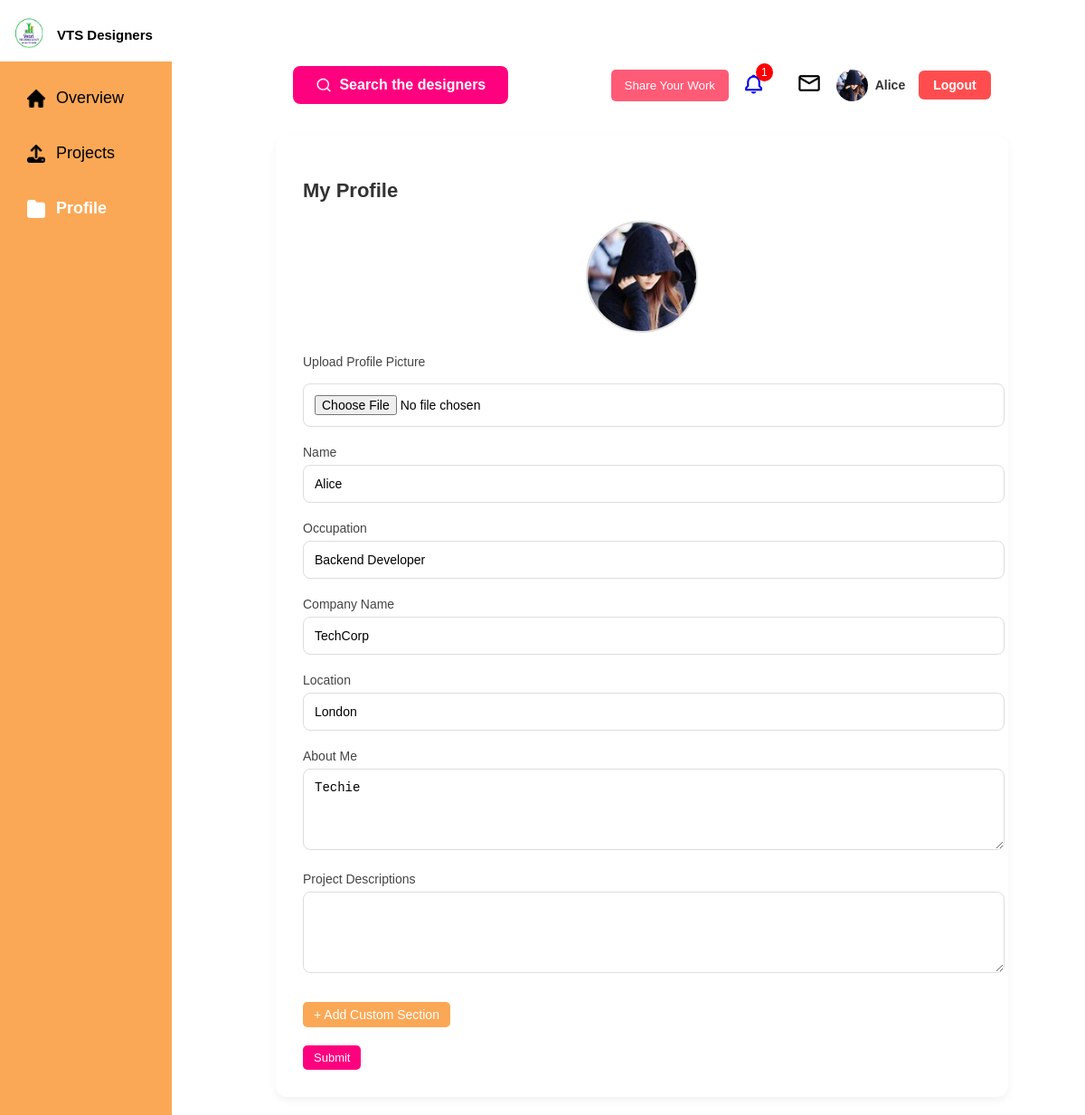
The app's page /profile/ (signed in) with its own data.
### core/models.py (models this page shows)
class PythonUser(AbstractUser):
    location = models.CharField(max_length=100, blank=True)
    company_name = models.CharField(max_length=200, blank=True)
    occupation = models.CharField(max_length=100, blank=True)
    about_me = models.TextField(blank=True)
    followers = models.ManyToManyField('self', symmetrical=False, related_name='following', blank=True)
    profile_pic = models.ImageField(upload_to='profiles/', blank=True, null=True)
    projects_descriptions = models.TextField(blank=True)  # Combined summary
    custom_message = models.CharField(max_length=255, blank=True)
    hired_users = models.ManyToManyField('self', symmetrical=False, related_name='hired_by', blank=True)
    can_add_projects = models.BooleanField(default=True)  # For view-only users

### core/views.py (the view, shortened to what this page needs)
# urls.py: path('profile/', views.user_profile, name='user_profile'),
@login_required
def user_profile(request):
    return render(request, "core/profile.html", {"user": request.user})

### core/context_processors.py (called while the page is built)
def notifications_context(request):
    if request.user.is_authenticated:
        recent_notifications = Notification.objects.filter(user=request.user).order_by('-created_at')[:5]
        notifications_count = recent_notifications.count()
        return {
            'recent_notifications': recent_notifications,
            'notifications_count': notifications_count
        }
    return {}

### core/templates/core/profile.html (shortened to what this page needs)
{% extends 'core/base.html' %}
{% load static %}
{% block extra_css %}
<link rel="stylesheet" href="{% static 'css/profile.css' %}">
{% endblock %}
{% block content %}
<div class="profile-container">
    <h2 class="profile-title">My Profile</h2>
    <form method="post" enctype="multipart/form-data" class="profile-form">
        <div class="profile-pic-section">
            <img src="{% if user.profile_pic %}{{ user.profile_pic.url }}{% else %}{% static 'images/default-avatar.png' %}{% endif %}"
                 alt="Profile Picture" class="profile-pic-preview">
        </div>
<div class="form-group">
    <label for="profile_pic" class="file-label">Upload Profile Picture</label>
    <input type="file" id="profile_pic" name="profile_pic" class="file-input">
</div>
        <div class="form-group">
            <label>Name</label>
            <input type="text" name="username" value="{{ user.username }}" readonly>
        </div>
        <div class="form-group">
            <label>Occupation</label>
            <input type="text" name="occupation" value="{{ user.occupation }}">
        </div>
        <div class="form-group">
            <label>Company Name</label>
            <input type="text" name="company_name" value="{{ user.company_name }}">
        </div>
        <div class="form-group">
            <label>Location</label>
            <input type="text" name="location" value="{{ user.location }}">
        </div>
        <div class="form-group">
            <label>About Me</label>
            <textarea name="about_me" rows="4">{{ user.about_me }}</textarea>
        </div>
        <div class="form-group">
            <label>Project Descriptions</label>
            <textarea name="projects_descriptions" rows="4">{{ user.projects_descriptions }}</textarea>
        </div>
        <div class="form-group custom-section-container">
    <button type="button" id="add-custom-section" class="add-btn">+ Add Custom Section</button>
</div>
        <button type="submit" class="save-btn">Submit</button>
    </form>
</div>
{% endblock %}

### core/templates/core/base.html (shortened to what this page needs)
{% load static %}
<!DOCTYPE html>
<html>
<head>
    <link rel="stylesheet" href="{% static 'css/base.css' %}">
    <link href='https://unpkg.com/boxicons@2.1.4/css/boxicons.min.css' rel='stylesheet'>
    <link rel="stylesheet" href="https://cdnjs.cloudflare.com/ajax/libs/font-awesome/6.5.0/css/all.min.css">
    {% block extra_css %}{% endblock %}
</head>
<body class="{% block body_class %}{% endblock %}">
    <div class="layout">
        <div class="left-column" id="sidebar">
            <div class="logo-section">
                <div class="logo-text">
                    <img src="{% static 'images/logo.PNG' %}" alt="Logo">
                    <h2>VTS Designers</h2>
                </div>
            </div>
            <div class="sidebar">
                <ul>
                    <li class="{% if request.resolver_match.url_name == 'dashboard' %}active{% endif %}">
                        <a href="{% url 'dashboard' %}">
                            <img src="{% static 'images/home.png' %}" alt="Home" class="icon white-filter"> Overview
                        </a>
                    </li>
                    <li class="{% if request.resolver_match.url_name == 'project_create' %}active{% endif %}">
                        <a href="{% url 'project_create' %}">
                            <img src="{% static 'images/upload.png' %}" alt="Projects" class="icon white-filter">
                            Projects
                        </a>
                    </li>
                    <li class="{% if request.resolver_match.url_name == 'user_profile' %}active{% endif %}">
    <a href="{% url 'user_profile' %}">
        <img src="{% static 'images/folder.png' %}" alt="Profile" class="icon white-filter"> Profile
    </a>
</li>
                </ul>
            </div>
        </div>
        <div class="right-column">
            <div class="topbar">
                <form method="get" action="{% url 'search_users' %}" class="dashboard-search">
                    <button type="submit">
                        <img src="{% static 'images/searchicon.png' %}" alt="Search">
                        Search the designers
                    </button>
                </form>
                <div class="icons">
                    <button class="share-btn" onclick="window.location.href='{% url 'project_create' %}'">Share Your
                        Work</button>
                    <a href="#" class="icon-link notif" id="notif-btn">
                        <i class='bx bx-bell'></i><span class="badge">{{ notifications_count }}</span>
                    </a>
                    <a href="{% url 'messages' %}" class="icon-link"><img src="{% static 'images/Mail.png' %}"
                            alt="Messages"></a>
<a href="{% url 'user_profile' %}" class="profile-link">
    <img src="{% if request.user.profile_pic %}{{ request.user.profile_pic.url }}{% else %}{% static 'images/default-avatar.png' %}{% endif %}"
         class="profile-pic" alt="{{ request.user.username }}">
    <span class="profile-name">{{ request.user.username }}</span>
</a>
                    <form method="post" action="{% url 'logout' %}">
                        <button type="submit" class="logout-btn">Logout</button>
                    </form>
                </div>
            </div>
            <div class="content-wrapper">
                <div class="main-content">
                    {% block content %}{% endblock %}
                </div>
            </div>
        </div>
    </div>
</body>
</html>

### core/static/css/base.css (style rules this page uses)
body { font-family: "Outfit", sans-serif; }
.layout { display: flex; height: 100vh; font-family: Arial, sans-serif; }
.left-column { width: 220px; display: flex; flex-direction: column; }
.logo-section { background: #fff; padding: 10px; display: flex; align-items: center; gap: 10px; z-index: 2; width:20%; position:fixed; margin-left: -8px; }
.logo-text { display: flex; align-items: center; gap: 8px; }
.logo-text img { width: 40px; height: 40px; }
.logo-text h2 { font-size: 16px; margin: 0; font-weight: bold; white-space: nowrap; }
.logo-section img { width: 45px; height: 40px; }
.logo-section h2 { font-size: 15px; margin: 0; font-weight: bold; }
.sidebar { background: #FAA856; color: #fff; padding: 30px 20px; flex: 1; margin-top: 30px; position:fixed; width:200px; height:500px; margin-left: -8px; }
.sidebar ul { list-style: none; padding: 0; }
.sidebar ul li { margin: 20px 0; }
.sidebar ul li a { color: black; text-decoration: none; font-size: 18px; display: flex; align-items: center; gap: 12px; padding: 10px; }
.sidebar ul li a img { width:20px; height:20px; }
.sidebar ul li.active a { font-weight: bold; color:white; }
.sidebar ul li.active img.white-filter { filter: brightness(0) invert(1); }
.right-column { flex: 1; display: flex; flex-direction: column; background: #fff; }
.topbar { display: flex; justify-content: space-between; align-items: center; gap: 20px; padding: 15px 10px; background: #fff; margin: 50px auto 0; width:80%; }
.dashboard-search button { display: flex; align-items: center; gap: 8px; background: #ff007f; color: #fff; font-weight: bold; border: none; padding: 12px 25px; border-radius: 8px; font-size: 16px; cursor: pointer; border-top-left-radius: 8px; }
.dashboard-search button img { width: 18px; height: 18px; }
.share-btn { background: #ff5b77; border: none; padding: 10px 15px; color: #fff; border-radius: 5px; cursor: pointer; }
.icons { display: flex; align-items: center; gap: 15px; }
.icons .badge { background: red; color: #fff; font-size: 12px; border-radius: 50%; padding: 3px 6px; position: relative; top: -20px; left: -10px; }
.icon-link img { width:30px; height:30px; }
.icon-link i { font-size: 25px; }
.profile-pic { width: 35px; height: 35px; border-radius: 50%; }
.main-content { flex:1; width:90%; margin: auto; }
.icon-link.notif i { text-decoration: none; border: none; display: inline-block; line-height: 1; }
.icon-link.notif { text-decoration: none; }
.icon-link.notif { position: relative; }
.logout-btn { background: #ff4d4f; color: #fff; border: none; padding: 8px 16px; border-radius: 6px; font-size: 14px; font-weight: 600; cursor: pointer; transition: background 0.3s ease, transform 0.2s ease; }
.profile-link { display: flex; align-items: center; gap: 8px; text-decoration: none; color: #333; font-weight: 600; }
.profile-name { font-size: 14px; color: #333; }
@media (min-width: 1199px) and (max-width: 1439px) { .sidebar { width:150px; height:100%; } }

### core/static/css/profile.css (style rules this page uses)
body { font-family: "Outfit", sans-serif; }
.profile-container { background: #fff; padding: 30px; margin: 20px auto; border-radius: 12px; box-shadow: 0 4px 10px rgba(0,0,0,0.05); max-width: 750px; font-family: 'Arial', sans-serif; }
.profile-title { font-size: 22px; font-weight: 600; margin-bottom: 20px; color: #333; }
.profile-pic-section { text-align: center; margin-bottom: 20px; }
.profile-pic-preview { width: 120px; height: 120px; border-radius: 50%; object-fit: cover; border: 2px solid #ddd; }
.file-input { margin-top: 10px; font-size: 14px; }
.profile-form .form-group { margin-bottom: 20px; }
.profile-form label { display: block; font-size: 14px; font-weight: 500; color: #444; margin-bottom: 6px; }
.profile-form input, .profile-form textarea { width: 100%; padding: 12px; border: 1px solid #ddd; border-radius: 8px; font-size: 14px; outline: none; transition: all 0.2s ease; }
.save-btn { background: #ff007f; color: #fff; padding: 6px 12px; font-size: 13px; border: none; border-radius: 5px; cursor: pointer; transition: background 0.3s ease; }
.add-btn { background: #FAA856; color: #fff; border: none; padding: 6px 12px; border-radius: 5px; font-size: 14px; cursor: pointer; margin-top: 8px; }

### records on screen
PythonUser: profile_pic (picture), user.username "Alice", username "Alice", occupation "Backend Developer", company_name "TechCorp", location "London", about_me "Techie"

### other values on screen
{{ notifications_count }} "1"
